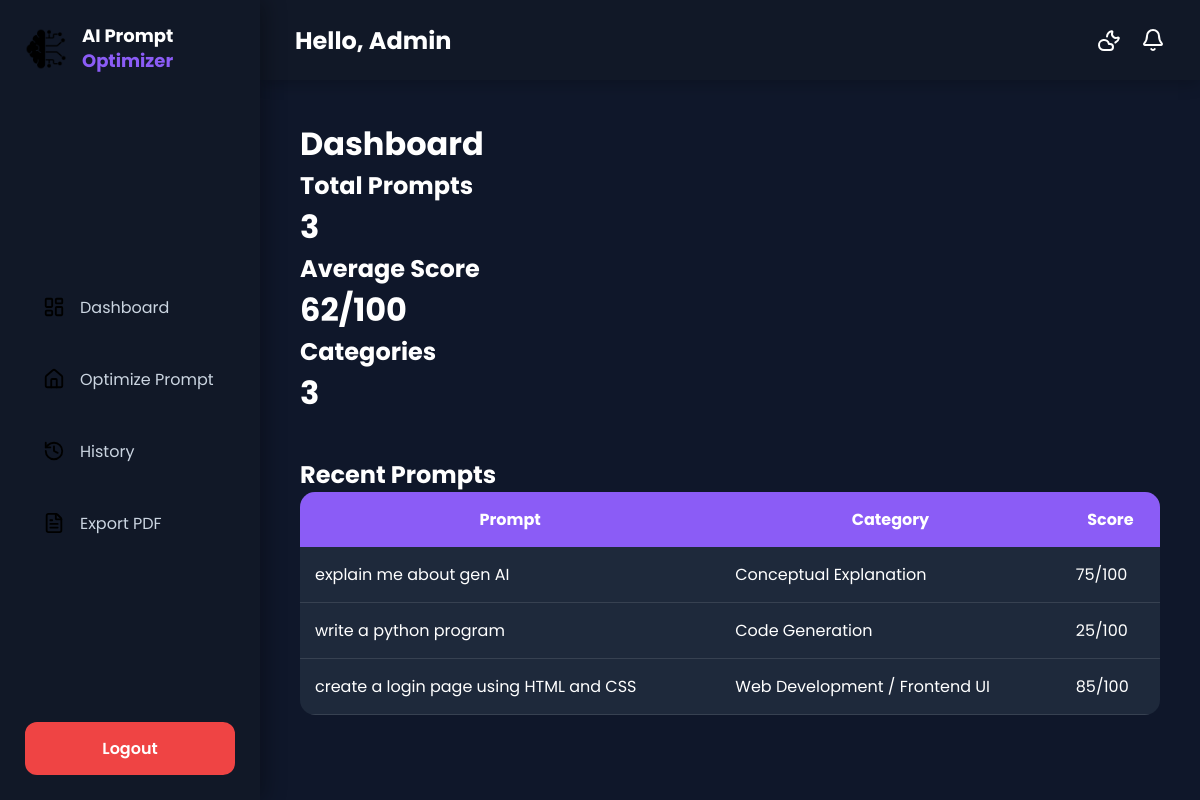
The app's page /dashboard/ (signed in), older data.
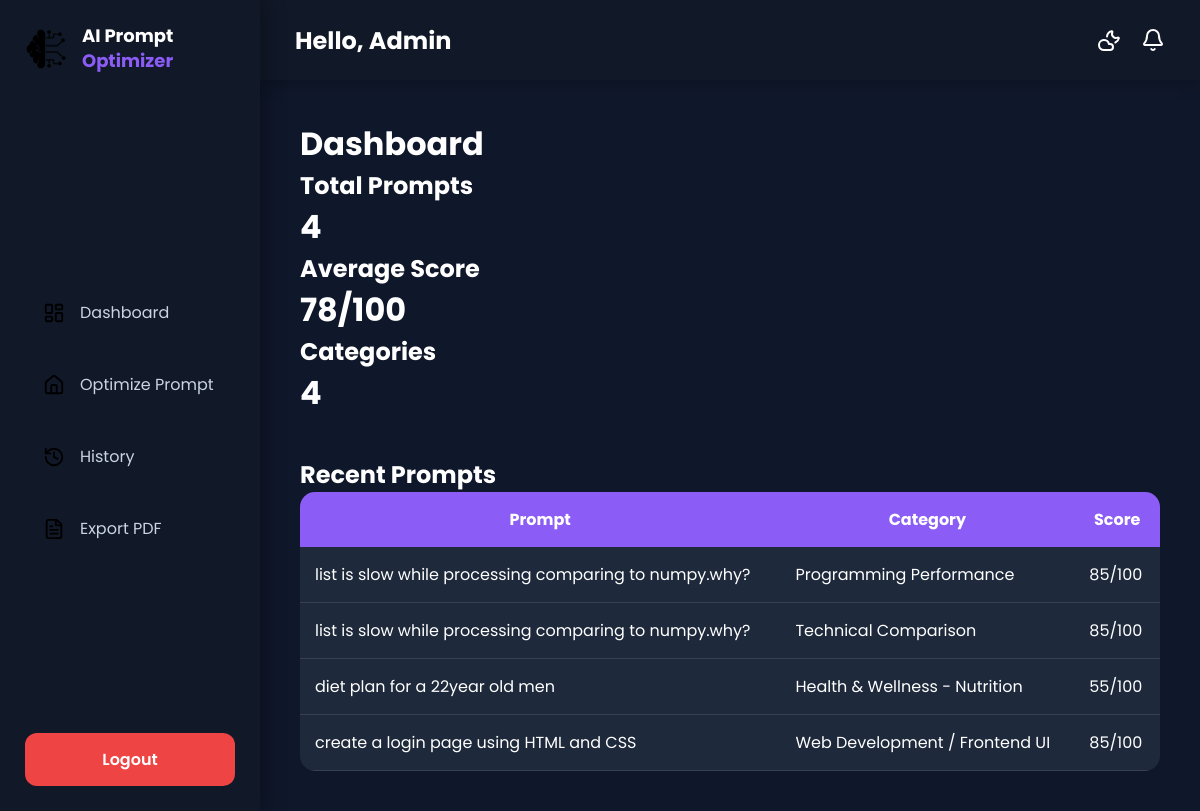
The same page, newer data.
### optimizer/models.py (models this page shows, shortened)
class PromptHistory(models.Model):
    user = models.ForeignKey(User,on_delete=models.CASCADE)
    original_prompt = models.TextField()
    optimized_prompt = models.TextField()
    quality_score = models.IntegerField()
    category = models.CharField(max_length=100)
    created_at = models.DateTimeField(auto_now_add=True)

### optimizer/views.py (the view)
# urls.py: path("dashboard/", views.dashboard, name="dashboard"),
@login_required
def dashboard(request):
    prompts = PromptHistory.objects.filter(user=request.user)
    total_prompts = prompts.count()
    average_score = prompts.aggregate(
        Avg("quality_score")
    )["quality_score__avg"]
    total_categories = prompts.values(
        "category"
    ).distinct().count()
    recent_prompts = prompts.order_by("-created_at")[:5]
    context = {
        "total_prompts": total_prompts,
        "average_score": round(average_score or 0),
        "total_categories": total_categories,
        "recent_prompts": recent_prompts,
    }
    return render(request, "dashboard.html", context)

### templates/dashboard.html (shortened to what this page needs)
{% extends 'base.html' %}
{% block content %}
<h1>Dashboard</h1>
<div class="dashboard">
    <div class="card-box">
        <h2>Total Prompts</h2>
        <h1>{{ total_prompts }}</h1>
    </div>
    <div class="card-box">
        <h2>Average Score</h2>
        <h1>{{ average_score }}/100</h1>
    </div>
    <div class="card-box">
        <h2>Categories</h2>
        <h1>{{ total_categories }}</h1>
    </div>
</div>
<h2 style="margin-top:40px;">Recent Prompts</h2>
<table class="history-table">
<tr>
    <th>Prompt</th>
    <th>Category</th>
    <th>Score</th>
</tr>
{% for prompt in recent_prompts %}
<tr>
    <td>{{ prompt.original_prompt }}</td>
    <td>{{ prompt.category }}</td>
    <td>{{ prompt.quality_score }}/100</td>
</tr>
{% empty %}
<tr>
    <td colspan="3">No prompts found.</td>
</tr>
{% endfor %}
</table>
{% endblock %}

### templates/base.html (shortened to what this page needs)
{% load static %}
<!DOCTYPE html>
<html lang="en">
<head>
    <link rel="stylesheet" href="{% static 'css/style.css' %}">
</head>
<body>
<div class="layout">
    <aside class="sidebar">
        <div class="logo">
            <img src="{% static 'images/logo.png' %}" alt="Logo">
            <div class="logo-text">
                <h2>AI Prompt</h2>
                <span>Optimizer</span>
            </div>
        </div>
        <ul class="menu">
            <li>
                <a href="{% url 'dashboard' %}">
                    <img src="{% static 'images/dashboard.svg' %}" alt="Dashboard" class="menu-icon">
                    <span>Dashboard</span>
                </a>
            </li>
            <li>
                <a href="{% url 'home' %}">
                    <img src="{% static 'images/home.svg' %}" alt="Home" class="menu-icon">
                    <span>Optimize Prompt</span>
                </a>
            </li>
            <li>
                <a href="{% url 'history' %}">
                    <img src="{% static 'images/history.svg' %}" alt="History" class="menu-icon">
                    <span>History</span>
                </a>
            </li>
            <li>
                <a href="{% url 'export_pdf' %}">
                    <img src="{% static 'images/document.svg' %}" alt="Document" class="menu-icon">
                    <span>Export PDF</span>
                </a>
            </li>
        </ul>
        <div class="logout">
            <a href="{% url 'logout' %}">Logout</a>
        </div>
    </aside>
    <div class="main">
        <header class="topbar">
            <div class="top-title">
                <h2>Hello, {{ user.username }}</h2>
            </div>
            <div class="top-right">
                <img src="{% static 'images/moon.svg' %}" class="top-icon" alt="Dark Mode">
                <img src="{% static 'images/bell.svg' %}" class="top-icon" alt="Notifications">
            </div>
        </header>
        <div class="content">
            {% block content %}
            {% endblock %}
        </div>
    </div>
</div>
</body>
</html>

### static/css/style.css (style rules this page uses)
* { margin:0; padding:0; box-sizing:border-box; font-family:'Poppins',sans-serif; }
body { background:#0f172a; color:#fff; }
.layout { display:flex; min-height:100vh; }
.sidebar { width:260px; background:#111827; position:fixed; left:0; top:0; bottom:0; padding:25px; display:flex; flex-direction:column; justify-content:space-between; box-shadow:5px 0 20px rgba(0,0,0,.3); }
.logo { display:flex; align-items:center; gap:15px; margin-bottom:50px; }
.logo img { width: 42px; height: 42px; }
.logo-text h2 { color:white; font-size:18px; font-weight:700; line-height:1.2; }
.logo-text span { color:#8b5cf6; font-size:18px; font-weight:700; }
.menu { list-style:none; }
.menu li { margin-bottom:15px; }
.menu li a { display:flex; align-items:center; gap:15px; padding:14px 18px; text-decoration:none; color:#cbd5e1; border-radius:12px; transition:.3s; }
.menu-icon { width:22px; height:22px; object-fit:contain; }
.menu li a { display:flex; align-items:center; gap:15px; padding:16px 18px; text-decoration:none; color:#cbd5e1; border-radius:14px; transition:0.3s; }
.logout a { display:block; background:#ef4444; color:white; text-align:center; padding:14px; text-decoration:none; border-radius:12px; font-weight:600; transition:.3s; }
.main { margin-left:260px; width:calc(100% - 260px); }
.topbar { height:80px; background:#111827; display:flex; justify-content:space-between; align-items:center; padding:0 35px; box-shadow:0 4px 15px rgba(0,0,0,.2); }
.top-title h2 { color:white; }
.top-right { display:flex; align-items:center; gap:20px; }
.top-icon { width:24px; height:24px; cursor:pointer; filter: brightness(0) invert(1); transition:0.3s; }
.content { padding:40px; }
table { width:100%; border-collapse:collapse; background:#1e293b; border-radius:15px; overflow:hidden; }
th { background:#8b5cf6; padding:15px; }
td { padding:15px; border-bottom:1px solid #374151; }

Row changes from the older to the newer data that the page shows:
removed PromptHistory: original_prompt "explain me about gen AI", category "Conceptual Explanation", quality_score "75"
removed PromptHistory: original_prompt "write a python program", category "Code Generation", quality_score "25"
added PromptHistory: original_prompt "list is slow while processing comparing to numpy.why?", category "Programming Performance", quality_score "85"
added PromptHistory: original_prompt "list is slow while processing comparing to numpy.why?", category "Technical Comparison", quality_score "85"
added PromptHistory: original_prompt "diet plan for a 22year old men", category "Health & Wellness - Nutrition", quality_score "55"
Text that changed along with them:
{{ total_prompts }}: "3" → "4"
{{ average_score }}: "62" → "78"
{{ total_categories }}: "3" → "4"
